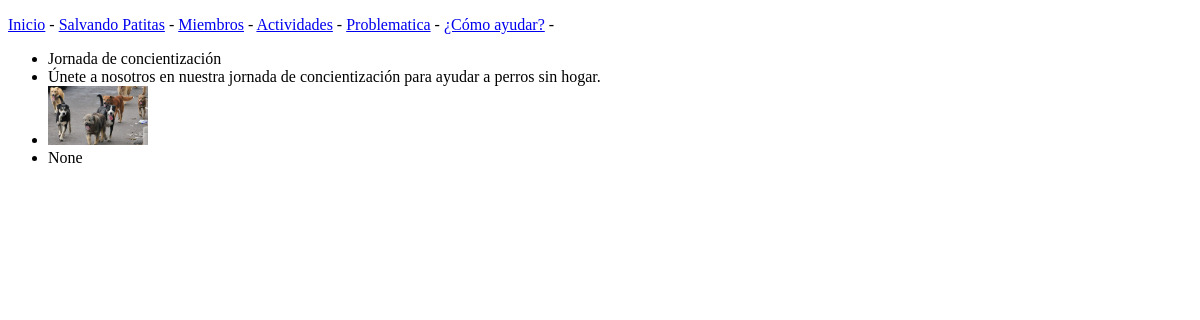
Page /actividades/ on the earlier database version.
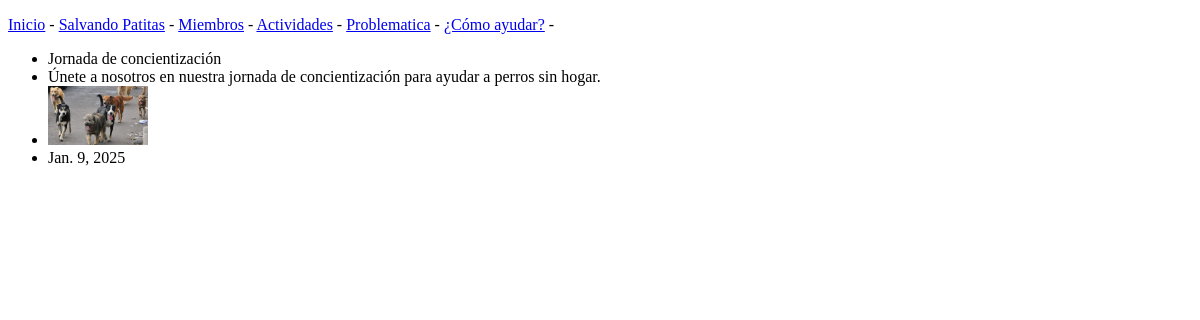
Same page on the later database version.
### salvando_patas/models.py (models this page shows)
class Activity(models.Model):
    title = models.CharField(max_length=200)
    description = models.TextField()
    image = models.ImageField(upload_to='activities/',blank=True,null=True)
    date = models.DateField(blank=True,null=True)

### salvando_patas/views.py (the view)
# urls.py: path('actividades/',views.actividades,name='actividades'),
def actividades(request):
    objetos = Activity.objects.all()
    context = {'objetos':objetos}
    return render(request,'salvando_patas/actividades.html',context)

### salvando_patas/templates/salvando_patas/actividades.html (shortened to what this page needs)
<!DOCTYPE html>
<html lang="es">
<head>
</head>
<body>
{% extends 'salvando_patas/base.html' %}
{% block content %}
    <ul>
    {% for objeto in objetos %}
        <li>{{ objeto.title }}</li>
        <li>{{ objeto.description }}</li>
        {% if objeto.image %}
            <li><img src="{{ objeto.image.url }}" alt="{{ objeto.name }} Logo" width="100"></li>
        {% endif %}
        <li>{{ objeto.date }}
    {% endfor %}
    </ul>
{% endblock content %}

Differences in the rows shown:
changed Activity "Jornada de concientización": date "None" → "Jan. 9, 2025"
